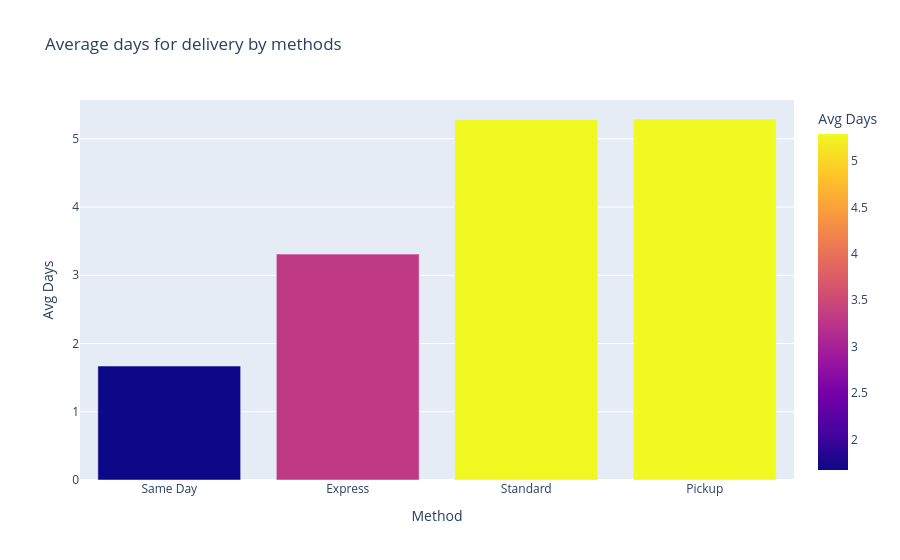

The cell this chart's notebook holds for it:
### Code cell
fig = px.bar(
    shipping_efficiency,
    x='Shipping_Method',
    y='Delivery_Days',
    color='Delivery_Days',
    title='Average days for delivery by methods',
    labels={
        "Shipping_Method" : 'Method',
        "Delivery_Days" : "Avg Days"
    }
)
fig.show()

### Figure 1 — Plotly figure (JSON) as saved in the notebook; plotly's stock layout.template omitted (floating-point values rounded to 4 significant figures)
{"data": [{"hovertemplate": "Method=%{x}<br>Avg Days=%{marker.color}<extra></extra>", "legendgroup": "", "marker": {"color": [1.67, 3.31, 5.28, 5.29], "coloraxis": "coloraxis", "pattern": {"shape": ""}}, "name": "", "orientation": "v", "showlegend": false, "textposition": "auto", "type": "bar", "x": ["Same Day", "Express", "Standard", "Pickup"], "xaxis": "x", "y": [1.67, 3.31, 5.28, 5.29], "yaxis": "y"}], "layout": {"barmode": "relative", "coloraxis": {"colorbar": {"title": {"text": "Avg Days"}}, "colorscale": [[0, "#0d0887"], [0.1111, "#46039f"], [0.2222, "#7201a8"], [0.3333, "#9c179e"], [0.4444, "#bd3786"], [0.5556, "#d8576b"], [0.6667, "#ed7953"], [0.7778, "#fb9f3a"], [0.8889, "#fdca26"], [1, "#f0f921"]]}, "legend": {"tracegroupgap": 0}, "title": {"text": "Average days for delivery by methods"}, "xaxis": {"anchor": "y", "domain": [0, 1], "title": {"text": "Method"}}, "yaxis": {"anchor": "x", "domain": [0, 1], "title": {"text": "Avg Days"}}}}
